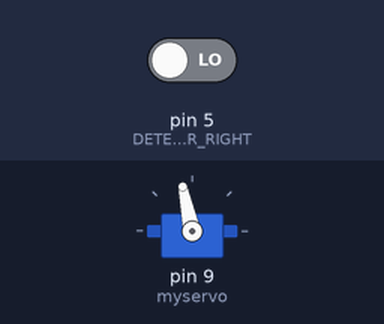
Bench run of a sketch on a simulated Arduino Uno, built with avr-gcc and run on an emulated ATmega328P. On the bench: servo. The test bench sets the inputs (shaded band); at power-on: pin 5 (DETECTOR_RIGHT) LOW. Random numbers use the default seed unless the sketch sets one; what the sketch prints to the serial monitor is not drawn.

Above: at 3.2 s.
3.3 s: pin 5 (DETECTOR_RIGHT) driven HIGH
At 8.3 s:
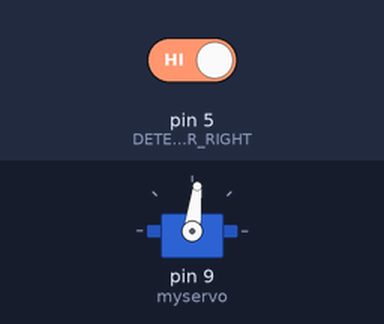
13.0 s: pin 5 (DETECTOR_RIGHT) driven LOW
At 23.3 s:
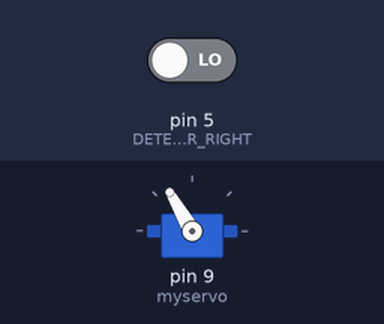
Timing chart, 0 to 24.5 s (numbered marks = the images above; inputs shaded):
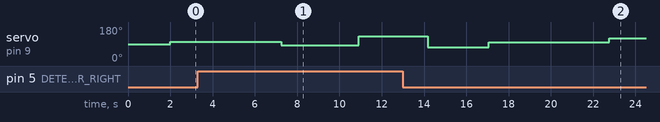

The sketch:

direct-servo-turns.ino
```cpp
#include <Servo.h>

const int DETECTOR_LEFT = 3;
const int DETECTOR_RIGHT = 5;

const int HIGH_LIMIT = 140;
const int LOW_LIMIT = 70;
const int VARIATION = 20;

Servo myservo;  // create servo object to control a servo
                // a maximum of eight servo objects can be created

void setup()
{
  Serial.begin(9600);

  // initialize detector input pins
  pinMode(DETECTOR_LEFT, INPUT);
  pinMode(DETECTOR_RIGHT, INPUT);

  myservo.attach(9);  // attaches the servo on pin 9 to the servo object
  delay(2000);        // give operator a chance to open console
}

void loop()
{
  checkEyes(HIGH_LIMIT, LOW_LIMIT, VARIATION);
  rndTurn(LOW_LIMIT, LOW_LIMIT + VARIATION);

  checkEyes(HIGH_LIMIT, LOW_LIMIT, VARIATION);
  rndTurn(HIGH_LIMIT - VARIATION, HIGH_LIMIT);
}

void checkEyes(int highLimit, int lowLimit, int variation)
{
  // set to true to skip this function
  if (false) {
    return;
  }

  int middle = (highLimit + lowLimit) / 2;
  int swing = variation / 2;
  int newLow = middle - swing;
  int newHigh = middle + swing;
  int angle = random(newLow, newHigh);

  while (true) {
    Serial.print("scan:");
    Serial.print(angle);

    if (angle < lowLimit || angle > highLimit) {
      break;
    }

    myservo.write(angle);

    Serial.print("\t");
    rndDelay(4000, 6000);

    Serial.print("\t");
    int rightValue = readDetector(DETECTOR_RIGHT, "right");
    Serial.print("\t");
    int leftValue = readDetector(DETECTOR_RIGHT, "left");

    if (HIGH == leftValue && LOW == rightValue) {
      // left side movement
      angle = random(angle - variation, angle);
    }
    else if (LOW == leftValue && HIGH == rightValue) {
      // right side movement
      angle = random(angle, angle + variation);
    }
    else if (HIGH == leftValue && HIGH == rightValue) {
      // both eyes busy - big swings left & right
      rndTurn(LOW_LIMIT, LOW_LIMIT + VARIATION);
      rndTurn(HIGH_LIMIT - VARIATION, HIGH_LIMIT);
      break;
    }
    else {
      break;
    }
  }

  Serial.print("\t");
}

void rndDelay(int loBound, int hiBound)
{
  int ms = random(loBound, hiBound);

  Serial.print("delay:");
  Serial.print(ms);

  delay(ms);
}

void rndTurn(int low, int high)
{
  int angle = random(low, high);

  Serial.print("angle:");
  Serial.print(angle);
  Serial.print("\t");

  myservo.write(angle);

  rndDelay(2000, 4000);
  Serial.println("");
}

int readDetector(int detectorPin, char* label)
{
  int detectorValue = digitalRead(detectorPin);

  Serial.print(label);
  Serial.print(":");
  Serial.print(detectorValue);

  return detectorValue;
}
```
